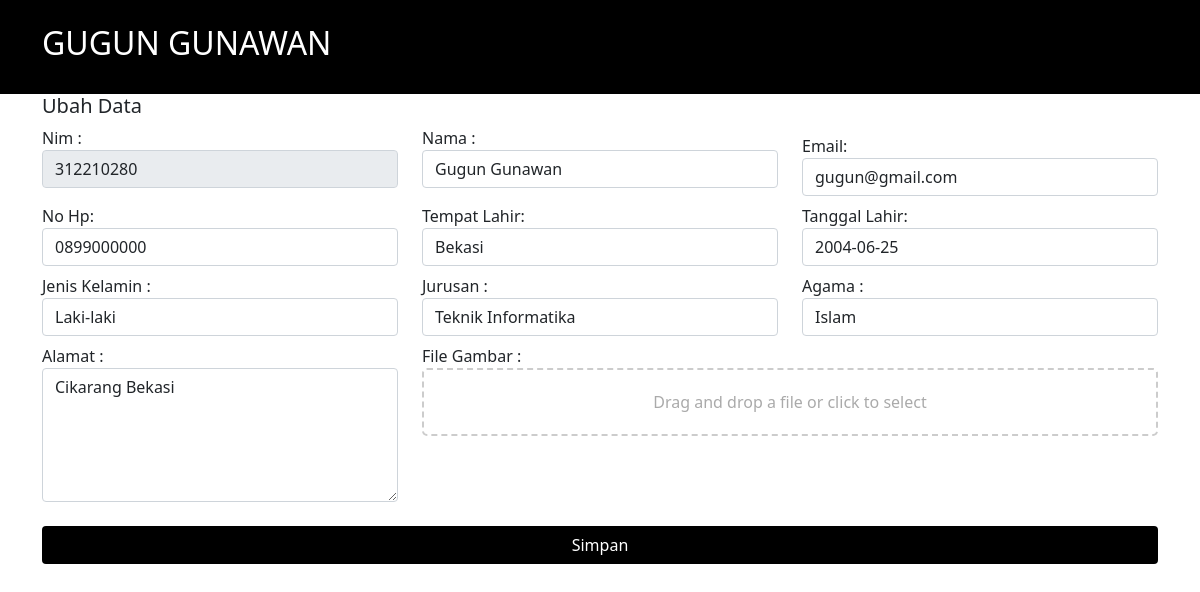
The page /ubah.php?id=9 on the database its author committed.
### tables this page shows
CREATE TABLE `gugun_mahasiswa` (
  `id` int(11) NOT NULL,
  `nim` int(11) NOT NULL,
  `nama` varchar(150) NOT NULL,
  `tgl_lahir` varchar(100) NOT NULL,
  `tempat_lahir` varchar(255) DEFAULT NULL,
  `alamat` varchar(100) DEFAULT NULL,
  `email` varchar(100) NOT NULL,
  `no_hp` varchar(13) NOT NULL,
  `agama` varchar(50) NOT NULL,
  `jenis_kelamin` varchar(50) NOT NULL,
  `jurusan` varchar(100) NOT NULL,
  `foto` varchar(255) DEFAULT NULL
);

### ubah.php (the view, shortened to what this page needs)
<?php
include_once 'koneksi.php';
$id = $_GET['id'];
$sql = "SELECT * FROM gugun_mahasiswa WHERE id='{$id}' ";
$result = mysqli_query($conn, $sql);
$data = mysqli_fetch_array($result);
function is_select($var, $val)
{
  if ($var == $val) return 'selected="selected"';
  return false;
}
?>
<!DOCTYPE html>
<html lang="en">
<head>
  <link href="https://cdn.jsdelivr.net/npm/bootstrap@5.0.2/dist/css/bootstrap.min.css" rel="stylesheet"
>
</head>
<body>
  <nav class="nav nav-primary" style="background-color: black;">
    <div class="container py-4">
      <h2 class="text-white">GUGUN GUNAWAN</h2>
    </div>
  </nav>
  <div class="container">
    <h5>Ubah Data </h5>
    <form action="" method="post" enctype="multipart/form-data">
      <div class="row">
        <div class="form-group col-md-4">
          <label for="nim">Nim :</label>
          <input type="text" name="nim" id="nim" value="<?= $data['nim'] ?>" class="form-control" readonly>
        </div>
        <div class="form-group col-md-4">
          <label for="nama">Nama :</label>
          <input type="text" name="nama" id="nama" value="<?= $data['nama'] ?>" class="form-control">
        </div>
        <div class="form-group col-md-4 mt-2">
          <label for="email">Email:</label>
          <input type="email" name="email" value="<?= $data['email'] ?>" id="email" class="form-control">
        </div>
        <div class="form-group col-md-4 mt-2">
          <label for="no_hp">No Hp:</label>
          <input type="number" name="no_hp" value="<?= $data['no_hp'] ?>" id="no_hp" class="form-control">
        </div>
        <div class="form-group col-md-4 mt-2">
          <label for="tempat_lahir">Tempat Lahir:</label>
          <input type="text" value="<?= $data['tempat_lahir'] ?>" name="tempat_lahir" id="tempat_lahir"
            class="form-control">
        </div>
        <div class="form-group col-md-4 mt-2">
          <label for="tgl_lahir">Tanggal Lahir:</label>
          <input type="text" value="<?= $data['tgl_lahir'] ?>" name="tgl_lahir" id="tgl_lahir" class="form-control">
        </div>
        <div class="form-group col-md-4 mt-2">
          <label for="jk">Jenis Kelamin :</label>
          <select name="jenis_kelamin" id="jk" class="form-control">
            <option value="Laki-laki" <?php echo is_select("Laki-laki", $data["jenis_kelamin"]); ?>>Laki-laki</option>
          </select>
        </div>
        <div class="form-group col-md-4 mt-2">
          <label for="jurusan">Jurusan :</label>
          <select name="jurusan" id="jurusan" class="form-control">
            <option value="Teknik Informatika" <?php echo is_select("Teknik Informatika", $data["jurusan"]); ?>>Teknik
              Informatika</option>
          </select>
        </div>
        <div class="form-group col-md-4 mt-2">
          <label for="agama">Agama :</label>
          <select name="agama" id="agama" class="form-control">
            <option value="Islam" <?php echo is_select("Islam", $data["agama"]); ?>>Islam</option>
          </select>
        </div>
        <div class="form-group col-md-4 mt-2">
          <label for="alamat">Alamat :</label>
          <textarea rows="5" name="alamat" id="alamat" class="form-control"><?= $data['alamat'] ?></textarea>
        </div>
        <div class="form-group col-md-8 mt-2">
          <label for="file_gambar">File Gambar :</label>
          <div id="file-upload" class="file-upload">
            Drag and drop a file or click to select
          </div>
        </div>
      </div>
      <div class="form-group mt-4 col-md-12">
        <input type="submit" name="submit" value="Simpan" class="btn text-white  w-100"
          style="background-color: black;">
      </div>
    </form>
  </div>
</body>
</html>

### ubah.php (style rules this page uses)
.file-upload { display: flex; align-items: center; justify-content: center; border: 2px dashed #ccc; border-radius: 5px; padding: 20px; cursor: pointer; text-align: center; color: #aaa; }

### rows shown on the page
gugun_mahasiswa: nim "312210280", nama "Gugun Gunawan", email "gugun@gmail.com", no_hp "0899000000", tempat_lahir "Bekasi", tgl_lahir "2004-06-25", alamat "Cikarang Bekasi"
